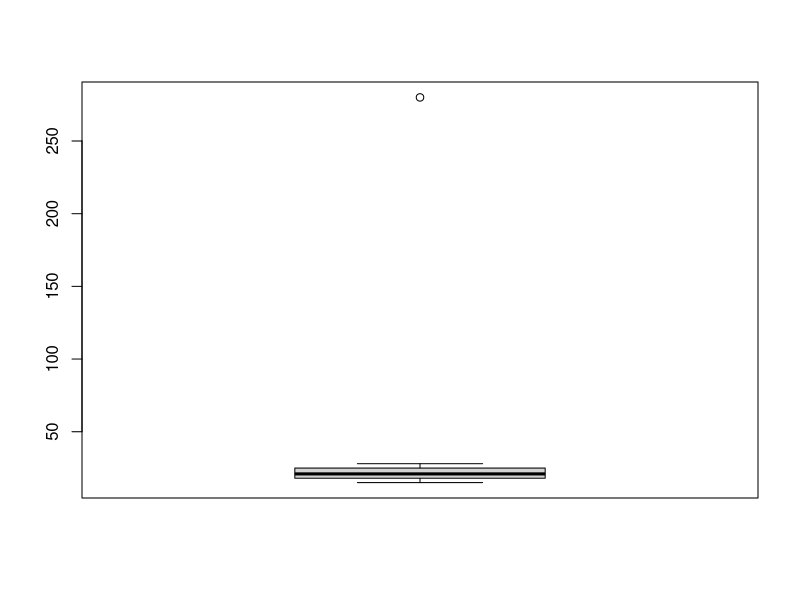

This figure's R source: (Note: this script raises an error after producing the figure.)
v <- c(20, 18, 15, 17, 18, 21, 25, 28, 24, 25, 280)

mean(v)

median(v)

boxplot(v)

range(v)

summary(v)


city <- c(22, 24, 24, 30, 21, 28, 33, 24, 28, 26)

attach(chest)

mean(city)

median(city)

range(city)

summary(city)


country <- c(20, 21, 24, 26, 28, 22, 20, 24, 25, 29)

mean(country)

median(country)

range(country)

summary(country)


par(mfrow = c(1, 2))

boxplot(city, main="city")

boxplot(country, main="country")

t.test(city, country ,mu=0,var.equal = F,conf.level = 0.95,alternative = "two.sided")

m <- c(34, 45, 49, 55, 58, 59, 60, 62, 86)

s <- c(5, 8, 18, 24, 60, 84, 96)


t.test(m, s , mu=0,  var.equal = F, conf.level = 0.95, alternative = "two.sided")


#데이터
catdata <- data.frame(sex = c(rep("F", 25), rep("M", 50)), smoke = c(rep("N", 13), rep("Y", 12), rep("N", 20), rep("Y", 30)))

#분할표
table(catdata)

# 독립성 검정
chisq.test(catdata$sex, catdata$smoke, correct = FALSE)
# correct = FALSE 기대도수가 5이하여도 보정하지 않는다.

y1 <- c(22.5, 97.8, 29.1, 97.0, 35.8, 44.2, 82.0, 56.0, 9.3, 19.9, 39.5, 12.8, 37.4) # SRRS 점수 저 <= 54

y2 <- c()
